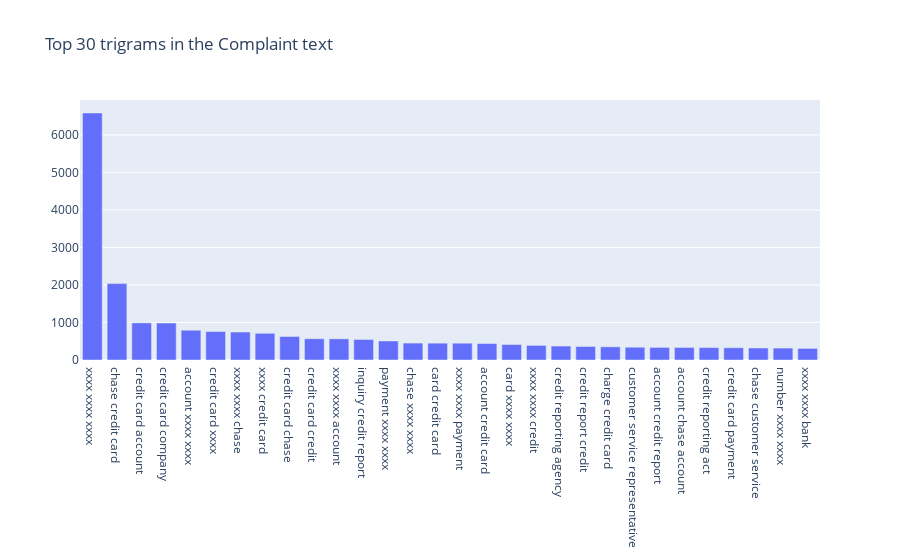

Source (notebook cell):
### Code cell
#Write your code here to find the top 30 trigram frequency among the complaints in the cleaned datafram(df_clean). 
def get_top_n_trigram(corpus, n=None):
    vec = CountVectorizer(ngram_range=(3, 3), stop_words='english').fit(corpus)
    bag_of_words = vec.transform(corpus)
    sum_words = bag_of_words.sum(axis=0) 
    words_freq = [(word, sum_words[0, idx]) for word, idx in vec.vocabulary_.items()]
    words_freq =sorted(words_freq, key = lambda x: x[1], reverse=True)
    return words_freq[:n]
common_words = get_top_n_trigram(df_clean['complaint_clean'].values.astype('U'), 30)
df4 = pd.DataFrame(common_words, columns = ['trigram' , 'count'])
fig = go.Figure([go.Bar(x=df4['trigram'], y=df4['count'])])
fig.update_layout(title=go.layout.Title(text="Top 30 trigrams in the Complaint text"))
fig.show()

### Figure 1 — Plotly figure (JSON) as saved in the notebook; plotly's stock layout.template omitted (floating-point values rounded to 4 significant figures)
{"data": [{"type": "bar", "x": ["xxxx xxxx xxxx", "chase credit card", "credit card account", "credit card company", "account xxxx xxxx", "credit card xxxx", "xxxx xxxx chase", "xxxx credit card", "credit card chase", "credit card credit", "xxxx xxxx account", "inquiry credit report", "payment xxxx xxxx", "chase xxxx xxxx", "card credit card", "xxxx xxxx payment", "account credit card", "card xxxx xxxx", "xxxx xxxx credit", "credit reporting agency", "credit report credit", "charge credit card", "customer service representative", "account credit report", "account chase account", "credit reporting act", "credit card payment", "chase customer service", "number xxxx xxxx", "xxxx xxxx bank"], "y": [6584, 2037, 990, 986, 793, 758, 745, 712, 627, 567, 564, 547, 507, 451, 449, 448, 438, 413, 389, 372, 360, 351, 341, 336, 334, 331, 327, 321, 318, 309]}], "layout": {"title": {"text": "Top 30 trigrams in the Complaint text"}}}
